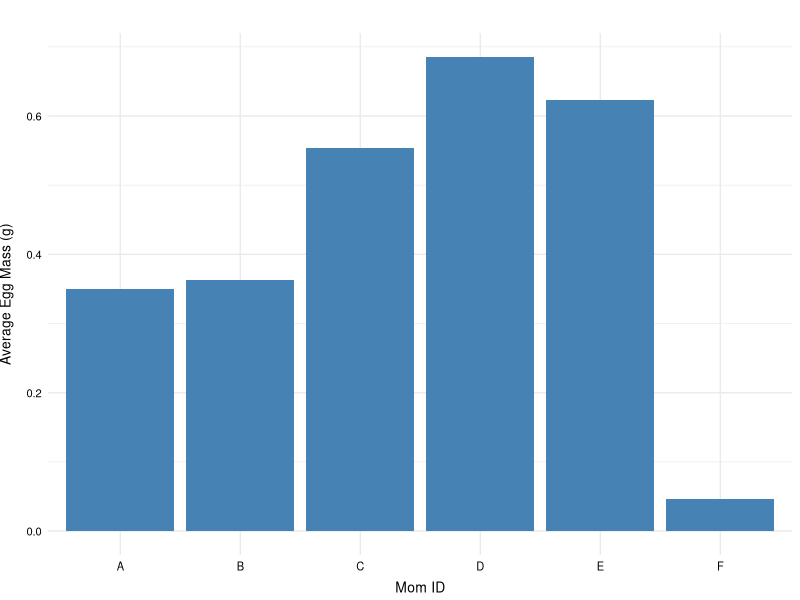
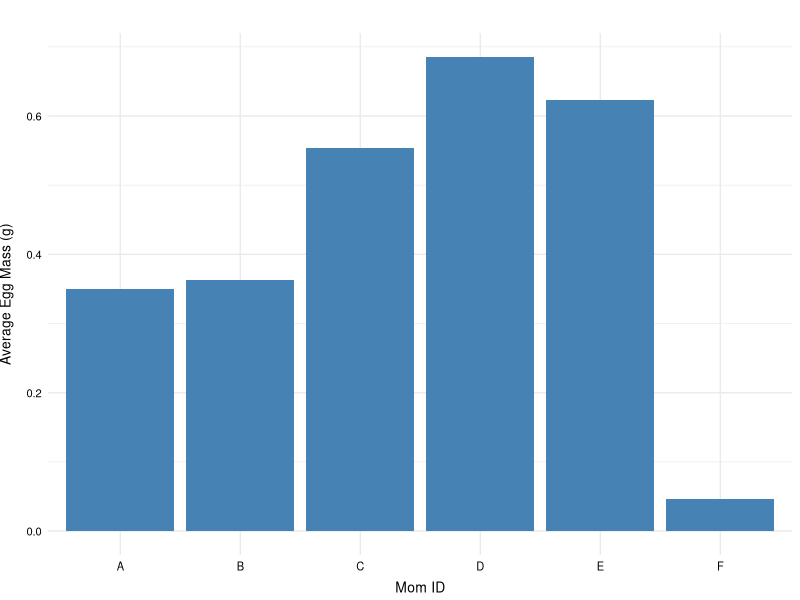
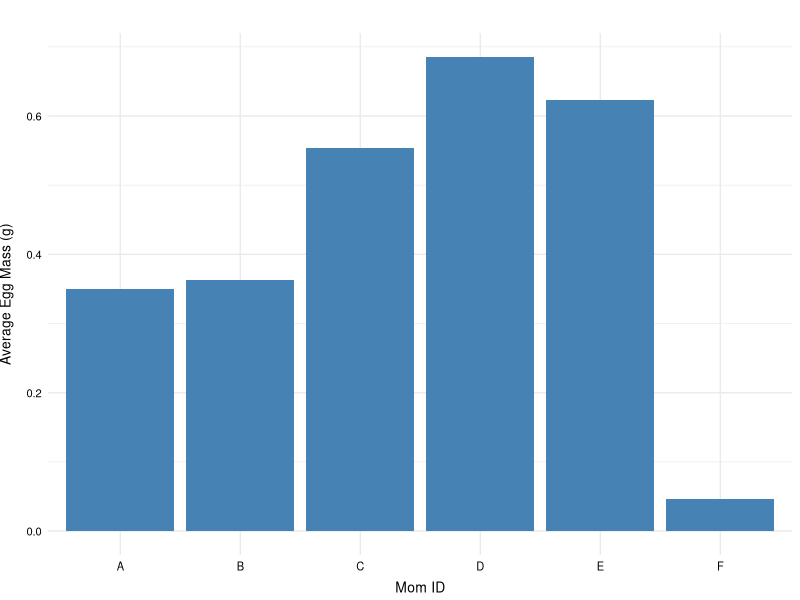
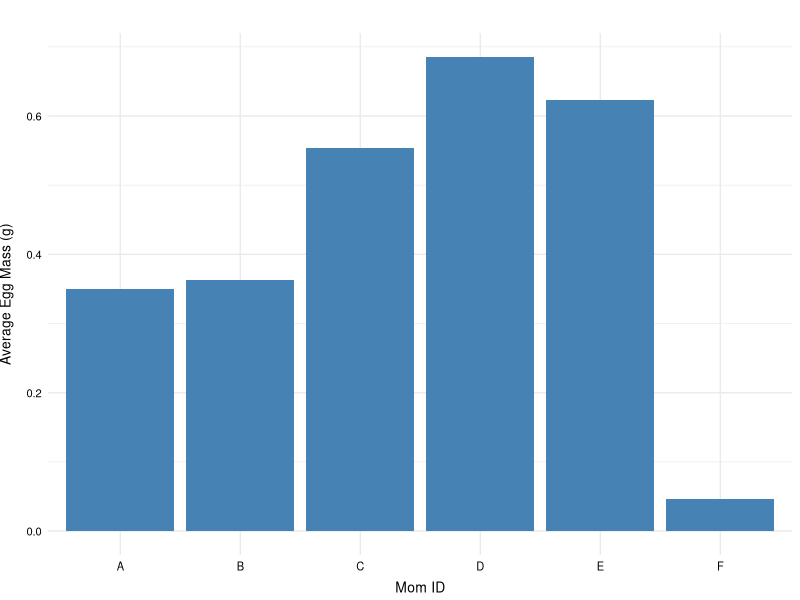
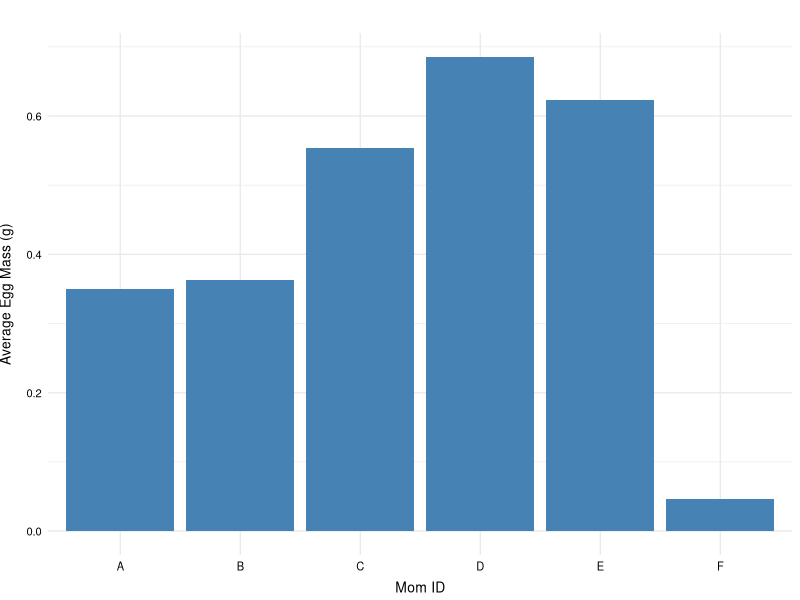
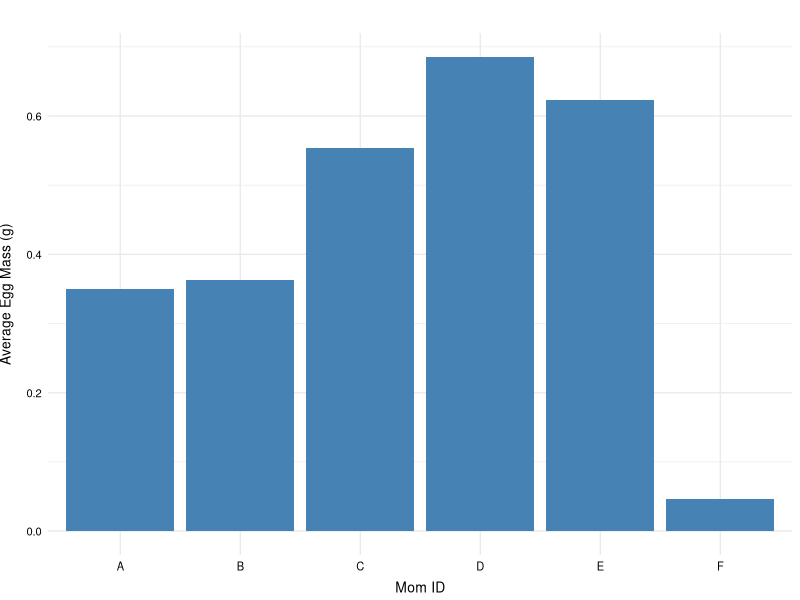

These charts were generated, in order, by the following R code: (Note: this script raises an error after producing the figures.)
# Final Project- Creating a Professional 3-D Figure Using GGplot within R
# Contributors- Tori Coutts, Kaitlyn Murphy, and Megan Roberts

# This script will be used after starting up the R atmosphere in which GGplot will be ran.

# Sets current working directory to where R will be ran and graphs will be saved
#setwd("/Users/Desktop")

# Installing GGplot, if needed
#print("Do you have GGplot previously installed? (Y/N)")
#response1 = select.list(c("Y","N"), preselect=NULL, multiple=FALSE)
#if(response1=="N") {install.packages('ggplot2')}

# Starting up GGplot
library(ggplot2)
library(lme4)

# Reading the CSV file and making sure R uploaded it correctly
datum=read.csv("Example_Data_Modified.csv")
head (datum)

# Choosing the plotting and output type
#cat("Choose which graph and file type you would like:
#    1-1: Bar graph/Tiff
#    1-2: Bar graph/PNG
#    1-3: Bar graph/JPEG
#    2-1: Point graph/Tiff
#    2-2: Point graph/PNG
#    2-3: Point graph/JPEG
#    3-1: Line graph/Tiff
#    3-2: Line graph/PNG
#    3-3: Line graph/JPEG\n")
#response2 = select.list(c("1-1", "1-2", "1-3", "2-1", "2-2", "2-3", "3-1", "3-2", "3-3"), preselect=NULL, multiple=FALSE)

#Bar graph saved as a Tiff
#if(response2 == "1-1") {
  MomVsEggMass <- ggplot(data=datum,aes(x=MOM,y=AVGEGGMASS)) +
    geom_bar(stat="identity",fill="steelblue") +
    theme_minimal() +
    labs(title="", x="Mom ID", y="Average Egg Mass (g)") +
    theme(axis.title.x = element_text(size=10,vjust=0),
          axis.text.x = element_text(size=8,color="black"),
          axis.title.y = element_text(size=10,vjust=3),
          axis.text.y = element_text(size=8,color="black"))
  MomVsEggMass
  ggsave(file="MomVsEggMass.tiff")
#}

#Bar graph saved as a PNG
#if(response2 == "1-2") {
  MomVsEggMass <- ggplot(data=datum,aes(x=MOM,y=AVGEGGMASS)) +
    geom_bar(stat="identity",fill="steelblue") +
    theme_minimal() +
    labs(title="", x="Mom ID", y="Average Egg Mass (g)") +
    theme(axis.title.x = element_text(size=10,vjust=0),
          axis.text.x = element_text(size=8,color="black"),
          axis.title.y = element_text(size=10,vjust=3),
          axis.text.y = element_text(size=8,color="black"))
  MomVsEggMass
  ggsave(file="MomVsEggMass.png")
#}

#Bar graph saved as a JPEG
#if(response2 == "1-3") {
  MomVsEggMass <- ggplot(data=datum,aes(x=MOM,y=AVGEGGMASS)) +
    geom_bar(stat="identity",fill="steelblue") +
    theme_minimal() +
    labs(title="", x="Mom ID", y="Average Egg Mass (g)") +
    theme(axis.title.x = element_text(size=10,vjust=0),
          axis.text.x = element_text(size=8,color="black"),
          axis.title.y = element_text(size=10,vjust=3),
          axis.text.y = element_text(size=8,color="black"))
  MomVsEggMass
  ggsave(file="MomVsEggMass.jpg")
#}

#Point graph saved as a Tiff
#if (response2 == "2-1") {
  #Begin by running a basic linear mixed-effects model and call on the summary to see the results.
  #Here I am analyzing the log of hatchling mass to hatchling snout-vent length (SVL).
  
  resultshatchmass=lme(log(MASS)~log(SVL),data=datum,random=~1|MOM,na.action=na.omit)
  
  #Next, we need to convert these values into residuals that we can plot. Do this first by creating a new dataset (datum4)
  datum4 <- datum[complete.cases(datum[,"MASS"]),]
  
  #Next, add a column wihtin the dataset that is the residuals of the linear mixed-effects model. 
  datum4$resids <- resid(resultshatchmass)
  
  #Check out a very basic boxplot of these data.
  plot(resids~EGGMASS,datum4)
  
  #Now let's graph this with GGPLOT! I will be making three graphs in one figure. 
  
  #Create the varibale that will be section (A) in our figure.
  
  bodycondition <- ggplot() +
    geom_point(data=datum4, aes(x=EGGMASS, y=resids), shape=1) +
    geom_smooth(data=datum4, aes(x=EGGMASS, y=resids), method=lm,se=FALSE, color="black") +
    theme_classic() +
    labs(title="", x="Egg mass (g) at oviposition", y="Hatchling body condition") +
    scale_x_continuous(breaks=seq(0.85,1.25,0.05), limits=c(0.85,1.25)) +
    theme(axis.title.x = element_text(size=10,vjust=0),
          axis.text.x  = element_text(size=8,color="black"),
          axis.title.y = element_text(size=10,vjust=3),
          axis.text.y  = element_text(size=8,color="black"))
  
  #Now, let's create section (B) for our figure! Again, begin by calling on the tiff function
  #Here we are plotting hatchling mass against eff mass
  
  hatchlingmass <- ggplot() +
    geom_point(data=datum4, aes(x=EGGMASS, y=MASS), shape=1) +
    geom_smooth(data=datum4, aes(x=EGGMASS, y=MASS), method=lm,se=FALSE, color="black") +
    theme_classic() +
    labs(title="", x="Egg mass (g) at oviposition", y="Hatchling mass (g)") +
    scale_x_continuous(breaks=seq(0.85,1.25,0.05), limits=c(0.85,1.25)) +
    theme(axis.title.x = element_text(size=10,vjust=0),
          axis.text.x  = element_text(size=8,color="black"),
          axis.title.y = element_text(size=10,vjust=3),
          axis.text.y  = element_text(size=8,color="black")) 
  
  #Lastly, make section (C) of our figure! This will show hatchling snout-vent length (SVL). 
  
  hatchlingsvl <- ggplot() +
    geom_point(data=datum4, aes(x=EGGMASS, y=SVL), shape=1) +
    geom_smooth(data=datum4, aes(x=EGGMASS, y=SVL), method=lm,se=FALSE, color="black") +
    theme_classic() +
    labs(title="", x="Egg mass (g) at oviposition", y="Hatchling SVL (mm)") +
    scale_x_continuous(breaks=seq(0.85,1.25,0.05), limits=c(0.85,1.25)) +
    theme(axis.title.x = element_text(size=10,vjust=0),
          axis.text.x  = element_text(size=8,color="black"),
          axis.title.y = element_text(size=10,vjust=3),
          axis.text.y  = element_text(size=8,color="black")) 
  
  #To combine them all to 1 figure, follow this script below.
  
  hatchlingmass1 <- arrangeGrob(hatchlingmass, top = textGrob("a)", x = unit(0.10, "npc")
                                                              , y = unit(0, "npc"), just=c("left","top"),
                                                              gp=gpar(col="black", fontsize=15)))
  
  hatchlingsvl1 <- arrangeGrob(hatchlingsvl, top = textGrob("b)", x = unit(0.10, "npc")
                                                            , y = unit(0, "npc"), just=c("left","top"),
                                                            gp=gpar(col="black", fontsize=15)))
  
  bodycondition1 <- arrangeGrob(bodycondition, top = textGrob("c)", x = unit(0.10, "npc")
                                                              , y   = unit(0, "npc"), just=c("left","top"),
                                                              gp=gpar(col="black", fontsize=15)))
  
  tiff("Figure1.tiff", width = 4, height = 6, units = 'in', res = 300)
  
  #Arrange them in the figure using this command.
  grid.arrange(hatchlingmass1, hatchlingsvl1, bodycondition1, ncol = 1)
  
  #Run dev.off, and check out the cool figure in your working directory.
  dev.off()
#}

#Point graph saved as a PNG
#if (response2 == "2-2") {
  #Begin by running a basic linear mixed-effects model and call on the summary to see the results.
  #Here I am analyzing the log of hatchling mass to hatchling snout-vent length (SVL).
  
  resultshatchmass=lme(log(MASS)~log(SVL),data=datum,random=~1|MOM,na.action=na.omit)
  
  #Next, we need to convert these values into residuals that we can plot. Do this first by creating a new dataset (datum4)
  datum4 <- datum[complete.cases(datum[,"MASS"]),]
  
  #Next, add a column wihtin the dataset that is the residuals of the linear mixed-effects model. 
  datum4$resids <- resid(resultshatchmass)
  
  #Check out a very basic boxplot of these data.
  plot(resids~EGGMASS,datum4)
  
  #Now let's graph this with GGPLOT! I will be making three graphs in one figure. 
  
  #Create the varibale that will be section (A) in our figure.
  
  bodycondition <- ggplot() +
    geom_point(data=datum4, aes(x=EGGMASS, y=resids), shape=1) +
    geom_smooth(data=datum4, aes(x=EGGMASS, y=resids), method=lm,se=FALSE, color="black") +
    theme_classic() +
    labs(title="", x="Egg mass (g) at oviposition", y="Hatchling body condition") +
    scale_x_continuous(breaks=seq(0.85,1.25,0.05), limits=c(0.85,1.25)) +
    theme(axis.title.x = element_text(size=10,vjust=0),
          axis.text.x  = element_text(size=8,color="black"),
          axis.title.y = element_text(size=10,vjust=3),
          axis.text.y  = element_text(size=8,color="black"))
  
  #Now, let's create section (B) for our figure! Again, begin by calling on the tiff function
  #Here we are plotting hatchling mass against eff mass
  
  hatchlingmass <- ggplot() +
    geom_point(data=datum4, aes(x=EGGMASS, y=MASS), shape=1) +
    geom_smooth(data=datum4, aes(x=EGGMASS, y=MASS), method=lm,se=FALSE, color="black") +
    theme_classic() +
    labs(title="", x="Egg mass (g) at oviposition", y="Hatchling mass (g)") +
    scale_x_continuous(breaks=seq(0.85,1.25,0.05), limits=c(0.85,1.25)) +
    theme(axis.title.x = element_text(size=10,vjust=0),
          axis.text.x  = element_text(size=8,color="black"),
          axis.title.y = element_text(size=10,vjust=3),
          axis.text.y  = element_text(size=8,color="black")) 
  
  #Lastly, make section (C) of our figure! This will show hatchling snout-vent length (SVL). 
  
  hatchlingsvl <- ggplot() +
    geom_point(data=datum4, aes(x=EGGMASS, y=SVL), shape=1) +
    geom_smooth(data=datum4, aes(x=EGGMASS, y=SVL), method=lm,se=FALSE, color="black") +
    theme_classic() +
    labs(title="", x="Egg mass (g) at oviposition", y="Hatchling SVL (mm)") +
    scale_x_continuous(breaks=seq(0.85,1.25,0.05), limits=c(0.85,1.25)) +
    theme(axis.title.x = element_text(size=10,vjust=0),
          axis.text.x  = element_text(size=8,color="black"),
          axis.title.y = element_text(size=10,vjust=3),
          axis.text.y  = element_text(size=8,color="black")) 
  
  #To combine them all to 1 figure, follow this script below.
  
  hatchlingmass1 <- arrangeGrob(hatchlingmass, top = textGrob("a)", x = unit(0.10, "npc")
                                                              , y = unit(0, "npc"), just=c("left","top"),
                                                              gp=gpar(col="black", fontsize=15)))
  
  hatchlingsvl1 <- arrangeGrob(hatchlingsvl, top = textGrob("b)", x = unit(0.10, "npc")
                                                            , y = unit(0, "npc"), just=c("left","top"),
                                                            gp=gpar(col="black", fontsize=15)))
  
  bodycondition1 <- arrangeGrob(bodycondition, top = textGrob("c)", x = unit(0.10, "npc")
                                                              , y   = unit(0, "npc"), just=c("left","top"),
                                                              gp=gpar(col="black", fontsize=15)))
  
  png("Figure1.png", width = 4, height = 6, units = 'in', res = 300)
  
  #Arrange them in the figure using this command.
  grid.arrange(hatchlingmass1, hatchlingsvl1, bodycondition1, ncol = 1)
  
  #Run dev.off, and check out the cool figure in your working directory.
  dev.off()
#}

#if (response2 == "2-3") {
  #Begin by running a basic linear mixed-effects model and call on the summary to see the results.
  #Here I am analyzing the log of hatchling mass to hatchling snout-vent length (SVL).
  
  resultshatchmass=lme(log(MASS)~log(SVL),data=datum,random=~1|MOM,na.action=na.omit)
  
  #Next, we need to convert these values into residuals that we can plot. Do this first by creating a new dataset (datum4)
  datum4 <- datum[complete.cases(datum[,"MASS"]),]
  
  #Next, add a column wihtin the dataset that is the residuals of the linear mixed-effects model. 
  datum4$resids <- resid(resultshatchmass)
  
  #Check out a very basic boxplot of these data.
  plot(resids~EGGMASS,datum4)
  
  #Now let's graph this with GGPLOT! I will be making three graphs in one figure. 
  
  #Create the varibale that will be section (A) in our figure.
  
  bodycondition <- ggplot() +
    geom_point(data=datum4, aes(x=EGGMASS, y=resids), shape=1) +
    geom_smooth(data=datum4, aes(x=EGGMASS, y=resids), method=lm,se=FALSE, color="black") +
    theme_classic() +
    labs(title="", x="Egg mass (g) at oviposition", y="Hatchling body condition") +
    scale_x_continuous(breaks=seq(0.85,1.25,0.05), limits=c(0.85,1.25)) +
    theme(axis.title.x = element_text(size=10,vjust=0),
          axis.text.x  = element_text(size=8,color="black"),
          axis.title.y = element_text(size=10,vjust=3),
          axis.text.y  = element_text(size=8,color="black"))
  
  #Now, let's create section (B) for our figure! Again, begin by calling on the tiff function
  #Here we are plotting hatchling mass against eff mass
  
  hatchlingmass <- ggplot() +
    geom_point(data=datum4, aes(x=EGGMASS, y=MASS), shape=1) +
    geom_smooth(data=datum4, aes(x=EGGMASS, y=MASS), method=lm,se=FALSE, color="black") +
    theme_classic() +
    labs(title="", x="Egg mass (g) at oviposition", y="Hatchling mass (g)") +
    scale_x_continuous(breaks=seq(0.85,1.25,0.05), limits=c(0.85,1.25)) +
    theme(axis.title.x = element_text(size=10,vjust=0),
          axis.text.x  = element_text(size=8,color="black"),
          axis.title.y = element_text(size=10,vjust=3),
          axis.text.y  = element_text(size=8,color="black")) 
  
  #Lastly, make section (C) of our figure! This will show hatchling snout-vent length (SVL). 
  
  hatchlingsvl <- ggplot() +
    geom_point(data=datum4, aes(x=EGGMASS, y=SVL), shape=1) +
    geom_smooth(data=datum4, aes(x=EGGMASS, y=SVL), method=lm,se=FALSE, color="black") +
    theme_classic() +
    labs(title="", x="Egg mass (g) at oviposition", y="Hatchling SVL (mm)") +
    scale_x_continuous(breaks=seq(0.85,1.25,0.05), limits=c(0.85,1.25)) +
    theme(axis.title.x = element_text(size=10,vjust=0),
          axis.text.x  = element_text(size=8,color="black"),
          axis.title.y = element_text(size=10,vjust=3),
          axis.text.y  = element_text(size=8,color="black")) 
  
  #To combine them all to 1 figure, follow this script below.
  
  hatchlingmass1 <- arrangeGrob(hatchlingmass, top = textGrob("a)", x = unit(0.10, "npc")
                                                              , y = unit(0, "npc"), just=c("left","top"),
                                                              gp=gpar(col="black", fontsize=15)))
  
  hatchlingsvl1 <- arrangeGrob(hatchlingsvl, top = textGrob("b)", x = unit(0.10, "npc")
                                                            , y = unit(0, "npc"), just=c("left","top"),
                                                            gp=gpar(col="black", fontsize=15)))
  
  bodycondition1 <- arrangeGrob(bodycondition, top = textGrob("c)", x = unit(0.10, "npc")
                                                              , y   = unit(0, "npc"), just=c("left","top"),
                                                              gp=gpar(col="black", fontsize=15)))
  
  jpeg("Figure1.jpeg", width = 4, height = 6, units = 'in', res = 300)
  
  #Arrange them in the figure using this command.
  grid.arrange(hatchlingmass1, hatchlingsvl1, bodycondition1, ncol = 1)
  
  #Run dev.off, and check out the cool figure in your working directory.
  dev.off()
#}

# First graph selection is 3-1- line graph with tiff output
#if (response2 == "3-1") {
Line_Graph <- ggplot(data=datum,aes(x=EGGMASS,y=SVL)) +
    geom_line(stat="identity") +
    theme_minimal() +
    labs(title="",x="Egg mass (g) at oviposition", y="Hatchling SVL (mm)") +
    scale_x_continuous(breaks=seq(0.85,1.25,0.05), limits=c(0.85,1.0)) +
    theme(axis.title.x = element_text(size=10,vjust=0),
    axis.title.x = element_text(size=8,color="black"),
    axis.title.y = element_text(size=10,vjust=3),
    axis.title.y = element_text(size=8,color="black"))
Line_Graph
ggsave(file="Line_Graph.tiff")
#}

# Second graph selection is 3-2- line graph with png output
#if (response2 == "3-2") {
Line_Graph <- ggplot(data=datum,aes(x=EGGMASS,y=SVL)) +
    geom_line(stat="identity") +
    theme_minimal() +
    labs(title="",x="Egg mass (g) at oviposition", y="Hatchling SVL (mm)") +
    scale_x_continuous(breaks=seq(0.85,1.25,0.05), limits=c(0.85,1.0)) +
    theme(axis.title.x = element_text(size=10,vjust=0),
    axis.title.x = element_text(size=8,color="black"),
    axis.title.y = element_text(size=10,vjust=3),
    axis.title.y = element_text(size=8,color="black"))
Line_Graph
ggsave(file="Line_Graph.png")
#}

# Third graph selection is 3-3- line graph with jpeg output
#if (response2 == "3-3") {
Line_Graph <- ggplot(data=datum,aes(x=EGGMASS,y=SVL)) +
    geom_line(stat="identity") +
    theme_minimal() +
    labs(title="",x="Egg mass (g) at oviposition", y="Hatchling SVL (mm)") +
    scale_x_continuous(breaks=seq(0.85,1.25,0.05), limits=c(0.85,1.0)) +
    theme(axis.title.x = element_text(size=10,vjust=0),
    axis.title.x = element_text(size=8,color="black"),
    axis.title.y = element_text(size=10,vjust=3),
    axis.title.y = element_text(size=8,color="black"))
Line_Graph
ggsave(file="Line_Graph.jpeg")
#}
